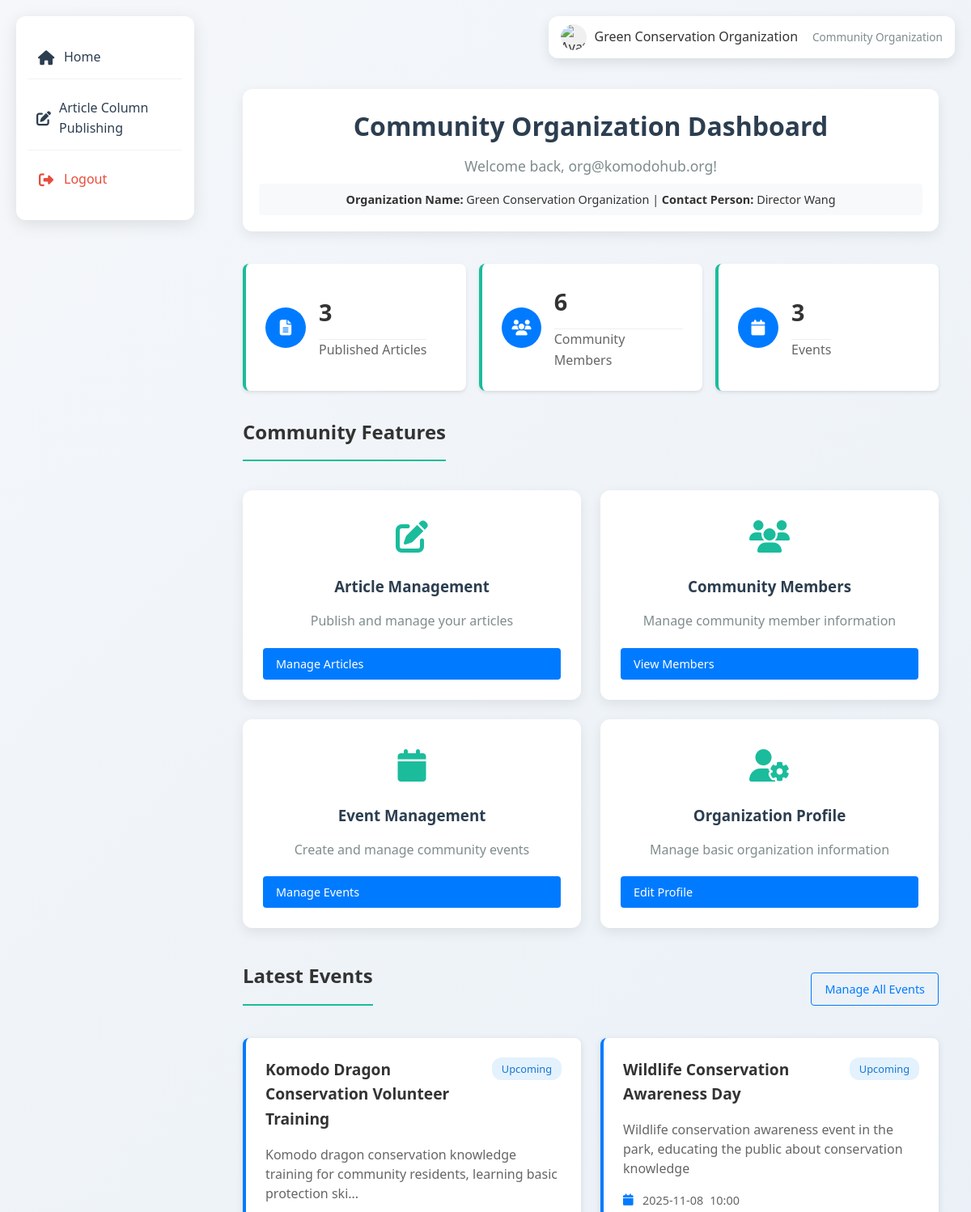
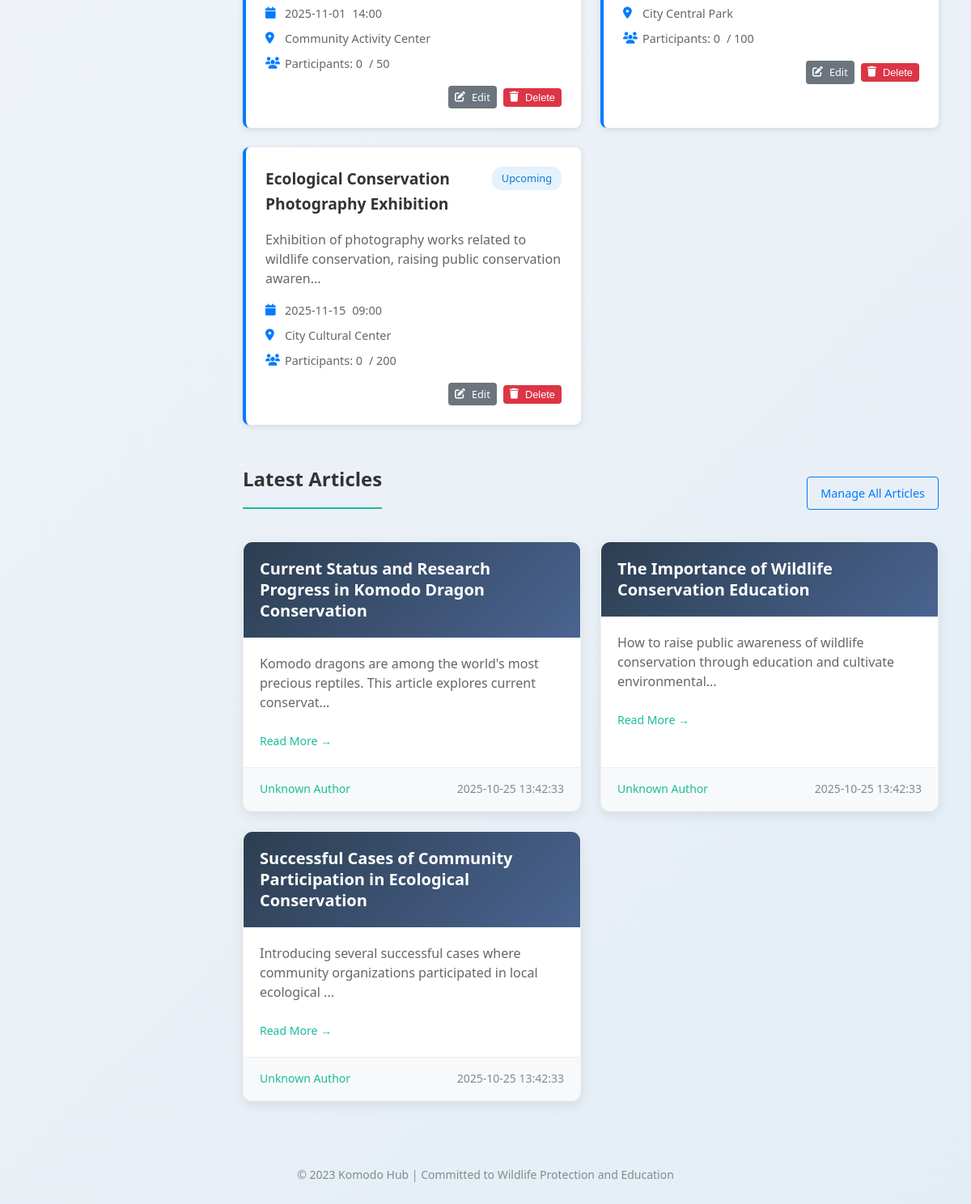
Screenshot of /community/dashboard (signed in) with the database file from the repository (2 pictures, top to bottom).
### tables this page shows
CREATE TABLE users (
        id INTEGER PRIMARY KEY AUTOINCREMENT,
        username TEXT NOT NULL UNIQUE,
        password TEXT NOT NULL,
        role TEXT NOT NULL,
        full_name TEXT NOT NULL,
        avatar TEXT DEFAULT 'https://res.cloudinary.com/dgbl5ql1v/image/upload/v1761285688/u_2689977510_2663943077_fm_253_fmt_auto_app_120_f_JPEG_o2yr5a.webp',
        created_at TIMESTAMP DEFAULT CURRENT_TIMESTAMP,
        updated_at TIMESTAMP DEFAULT CURRENT_TIMESTAMP,
        last_login TIMESTAMP,  -- 添加 last_login 列
        -- Teacher specific fields
        teacher_id TEXT UNIQUE,
        department TEXT,
        -- Student specific fields
        student_id TEXT UNIQUE,
        grade TEXT,
        -- Community organization specific fields
        org_name TEXT,
        contact_person TEXT,
        email TEXT,
        phone TEXT,
        address TEXT,
        description TEXT,
        CHECK (role IN ('teacher', 'student', 'platform_admin', 'community_org'))
    );

CREATE TABLE events (
        id INTEGER PRIMARY KEY AUTOINCREMENT,
        title TEXT NOT NULL,
        description TEXT NOT NULL,
        organizer_id INTEGER NOT NULL,
        event_date DATE NOT NULL,
        event_time TIME,
        location TEXT,
        max_participants INTEGER,
        current_participants INTEGER DEFAULT 0,
        created_at TIMESTAMP DEFAULT CURRENT_TIMESTAMP,
        updated_at TIMESTAMP DEFAULT CURRENT_TIMESTAMP,
        status TEXT DEFAULT 'upcoming',  -- upcoming, ongoing, completed, cancelled
        FOREIGN KEY (organizer_id) REFERENCES users (id)
    );

CREATE TABLE articles (
        id INTEGER PRIMARY KEY AUTOINCREMENT,
        title TEXT NOT NULL,
        author_id INTEGER NOT NULL,
        content TEXT NOT NULL,
        created_at TIMESTAMP DEFAULT CURRENT_TIMESTAMP,
        updated_at TIMESTAMP DEFAULT CURRENT_TIMESTAMP,
        FOREIGN KEY (author_id) REFERENCES users (id)
    );

### routes/community.py (the view)
@community_bp.route('/dashboard')
def dashboard():
    if 'role' in session and session['role'] == 'community_org':
        articles = get_articles()
        events = get_community_events(session['user_id'])
        conn = get_db_connection()
        cursor = conn.cursor()
        cursor.execute("SELECT COUNT(*) FROM articles")
        article_count = cursor.fetchone()[0]
        cursor.execute("SELECT COUNT(*) FROM events WHERE organizer_id = ?", (session['user_id'],))
        event_count = cursor.fetchone()[0]
        cursor.execute("SELECT COUNT(*) FROM members WHERE org_id = ?", (session['user_id'],))
        member_count = cursor.fetchone()[0]
        cursor.execute("SELECT org_name, contact_person FROM users WHERE id = ?", (session['user_id'],))
        org_info = cursor.fetchone()
        conn.close()
        return render_template(
            'pages/community/community.html',
            username=session['username'],
            articles=articles,
            events=events,
            article_count=article_count,
            event_count=event_count,
            member_count=member_count,  # 新增：传递成员数量
            org_name=org_info['org_name'] if org_info else '',
            contact_person=org_info['contact_person'] if org_info else ''
        )
    return redirect(url_for('auth.login'))

### templates/pages/community/community.html (shortened to what this page needs)
{% extends 'base/base.html' %}
{% block extra_css %}
<link rel="stylesheet" href="{{ url_for('static', filename='css/community.css') }}">
{% endblock %}
{% block content %}
<div class="dashboard-container">
    <div class="dashboard-header">
        <h1>Community Organization Dashboard</h1>
        <p>Welcome back, {{ username }}!</p>
        {% if org_name %}
        <div class="org-info">
            <strong>Organization Name:</strong> {{ org_name }} |
            <strong>Contact Person:</strong> {{ contact_person }}
        </div>
        {% endif %}
    </div>
    <div class="stats-grid">
        <div class="stat-card">
            <div class="stat-icon">
                <i class="fas fa-file-alt"></i>
            </div>
            <div class="stat-info">
                <h3>{{ article_count }}</h3>
                <p>Published Articles</p>
            </div>
        </div>
        <div class="stat-card">
            <div class="stat-icon">
                <i class="fas fa-users"></i>
            </div>
            <div class="stat-info">
                <h3>{{ member_count }}</h3>
                <p>Community Members</p>
            </div>
        </div>
        <div class="stat-card">
            <div class="stat-icon">
                <i class="fas fa-calendar"></i>
            </div>
            <div class="stat-info">
                <h3>{{ event_count }}</h3>
                <p>Events</p>
            </div>
        </div>
    </div>
    <div class="dashboard-content">
        <h2 class="section-title">Community Features</h2>
        <div class="dashboard-grid">
            {% from "components/dashboard_card.html" import dashboard_card %}
            {{ dashboard_card(
                icon="fas fa-edit",
                title="Article Management",
                description="Publish and manage your articles",
                button_text="Manage Articles",
                link=url_for('community.manage_articles')
            ) }}
            {{ dashboard_card(
                icon="fas fa-users",
                title="Community Members",
                description="Manage community member information",
                button_text="View Members",
                link=url_for('community.manage_members')
            ) }}
            {{ dashboard_card(
                icon="fas fa-calendar",
                title="Event Management",
                description="Create and manage community events",
                button_text="Manage Events",
                link=url_for('community.manage_events')
            ) }}
            {{ dashboard_card(
                icon="fas fa-user-cog",
                title="Organization Profile",
                description="Manage basic organization information",
                button_text="Edit Profile",
                link=url_for('community.profile')
            ) }}
        </div>
    </div>
    <div class="events-section">
        <div class="section-header">
            <h2 class="section-title">Latest Events</h2>
            <a href="{{ url_for('community.manage_events') }}" class="btn btn-outline">
                Manage All Events
            </a>
        </div>
        <div class="events-grid">
            {% for event in events %}
            <div class="event-card">
                <div class="event-header">
                    <h3>{{ event.title }}</h3>
                    <span class="event-status status-{{ event.status }}">
                        {% if event.status == 'upcoming' %}Upcoming
                        {% elif event.status == 'ongoing' %}Ongoing
                        {% elif event.status == 'completed' %}Completed
                        {% elif event.status == 'cancelled' %}Cancelled
                        {% else %}{{ event.status }}{% endif %}
                    </span>
                </div>
                <p class="event-description">{{ event.description[:100] }}{% if event.description|length > 100 %}...{% endif %}</p>
                <div class="event-details">
                    <div class="event-detail">
                        <i class="fas fa-calendar"></i>
                        <span>{{ event.event_date }}</span>
                        {% if event.event_time %}
                        <span>{{ event.event_time }}</span>
                        {% endif %}
                    </div>
                    {% if event.location %}
                    <div class="event-detail">
                        <i class="fas fa-map-marker-alt"></i>
                        <span>{{ event.location }}</span>
                    </div>
                    {% endif %}
                    <div class="event-detail">
                        <i class="fas fa-users"></i>
                        <span>Participants: {{ event.participant_count or 0 }}</span>
                        {% if event.max_participants %}
                        <span>/ {{ event.max_participants }}</span>
                        {% endif %}
                    </div>
                </div>
                <div class="event-actions">
                    <a href="{{ url_for('community.edit_event_route', event_id=event.id) }}" class="btn btn-secondary btn-sm">
                        <i class="fas fa-edit"></i> Edit
                    </a>
                    <form action="{{ url_for('community.delete_event_route', event_id=event.id) }}" method="post" class="delete-form" onsubmit="return confirm('Are you sure you want to delete this event?')">
                        <button type="submit" class="btn btn-danger btn-sm">
                            <i class="fas fa-trash"></i> Delete
                        </button>
                    </form>
                </div>
            </div>
            {% endfor %}
        </div>
    </div>
    <div class="articles-section">
        <div class="section-header">
            <h2 class="section-title">Latest Articles</h2>
            <a href="{{ url_for('community.manage_articles') }}" class="btn btn-outline">
                Manage All Articles
            </a>
        </div>
        <div class="articles-grid">
            {% for article in articles %}
                {% from "components/article_card.html" import article_card %}
                {{ article_card(article) }}
            {% endfor %}
        </div>
    </div>
</div>
{% endblock %}

### templates/base/base.html (shortened to what this page needs)
<!DOCTYPE html>
<html lang="en">
<head>
    <link rel="stylesheet" href="https://cdnjs.cloudflare.com/ajax/libs/font-awesome/6.0.0/css/all.min.css">
    <link rel="stylesheet" href="https://cdnjs.cloudflare.com/ajax/libs/font-awesome/6.4.0/css/all.min.css">
    <link rel="stylesheet" href="{{ url_for('static', filename='css/main.css') }}">
    {% block extra_css %}{% endblock %}
</head>
<body>
    <div class="top-left-nav">
        <nav class="main-nav">
            <ul>
                {% if session.role == 'teacher' %}
                    <li><a href="{{ url_for('teacher.dashboard') }}"><i class="fas fa-home"></i>Home</a></li>
                    <li><a href="{{ url_for('teacher.students_management') }}"><i class="fas fa-users"></i>Manage Student Accounts</a></li>
                    <li><a href="{{ url_for('teacher.courses') }}"><i class="fas fa-paw"></i>Animal Protection Courses</a></li>
                    <li><a href="{{ url_for('teacher.analytics') }}"><i class="fas fa-chart-bar"></i>Analytics</a></li>
                {% elif session.role == 'student' %}
                    <li><a href="{{ url_for('student.dashboard') }}"><i class="fas fa-home"></i>Home</a></li>
                    <li><a href="{{ url_for('student.courses') }}"><i class="fas fa-book-open"></i>Course Learning</a></li>
                {% elif session.role == 'community_org' %}
                    <li><a href="{{ url_for('community.dashboard') }}"><i class="fas fa-home"></i>Home</a></li>
                    <li><a href="{{ url_for('community.manage_articles') }}"><i class="fas fa-edit"></i>Article Column Publishing</a></li>
                {% else %}
                    <li><a href="#"><i class="fas fa-home"></i>Home</a></li>
                {% endif %}
                <li><a href="{{ url_for('auth.logout') }}" class="logout-link"><i class="fas fa-sign-out-alt"></i>Logout</a></li>
            </ul>
        </nav>
    </div>
    {% if session.username %}
    <div class="user-info clickable-user-info">
        {% if session.role == 'teacher' %}
            <a href="{{ url_for('teacher.profile') }}" class="user-info-link">
        {% elif session.role == 'student' %}
            <a href="{{ url_for('student.profile') }}" class="user-info-link">
        {% elif session.role == 'community_org' %}
            <a href="{{ url_for('community.profile') }}" class="user-info-link">
        {% endif %}
        <div class="user-avatar-small">
            {% if session.avatar %}
                <img src="{{ session.avatar }}" alt="Avatar">
            {% else %}
                <i class="fas fa-user-circle"></i>
            {% endif %}
        </div>
        <span class="username">{{ session.full_name or session.username }}</span>
        <span class="user-role">
            {% if session.role == 'teacher' %}Teacher
            {% elif session.role == 'student' %}Student
            {% elif session.role == 'community_org' %}Community Organization
            {% endif %}
        </span>
        {% if session.role in ['teacher', 'student', 'community_org'] %}
            </a>
        {% endif %}
    </div>
    {% endif %}
    <div class="content">
        <main class="main-content">
            {% block content %}{% endblock %}
        </main>
    </div>
    <footer>
        <p>© 2023 Komodo Hub | Committed to Wildlife Protection and Education</p>
    </footer>
</body>
</html>

### templates/components/dashboard_card.html
{% macro dashboard_card(icon, title, description, button_text, link="#") %}
<div class="dashboard-card">
    <div class="card-icon">
        <i class="{{ icon }}"></i>
    </div>
    <h3>{{ title }}</h3>
    <p>{{ description }}</p>
    <a href="{{ link }}" class="btn btn-primary">{{ button_text }}</a>
</div>
{% endmacro %}

### templates/components/article_card.html
{% macro article_card(article, show_admin_actions=false) %}
<div class="article-card">
    <div class="article-header">
        <h3 class="article-title">{{ article['title'] }}</h3>
    </div>
    <div class="article-body">
        <p class="article-content">
            {% if article['content'] %}
                {{ article['content'][:100] }}{% if article['content']|length > 100 %}...{% endif %}
            {% else %}
                No content summary available
            {% endif %}
        </p>
        {% if show_admin_actions %}
        <div class="article-actions">
            <button class="btn btn-primary btn-sm view-article" data-article-id="{{ article['id'] }}">
                <i class="fas fa-eye"></i> View
            </button>
            <button class="btn btn-secondary btn-sm edit-article" data-article-id="{{ article['id'] }}">
                <i class="fas fa-edit"></i> Edit
            </button>
            <button class="btn btn-danger btn-sm delete-article" data-article-id="{{ article['id'] }}">
                <i class="fas fa-trash"></i> Delete
            </button>
        </div>
        {% else %}
        <a href="#" class="read-more">Read More →</a>
        {% endif %}
    </div>
    <div class="article-meta">
        <span class="article-author">{{ article['author'] or 'Unknown Author' }}</span>
        <span class="article-date">{{ article['created_at'] }}</span>
    </div>
</div>
{% endmacro %}

### rows the page displays
users: org_name "Green Conservation Organization", contact_person "Director Wang"
events: title "Komodo Dragon Conservation Volunteer Training", status "Upcoming", description "Komodo dragon conservation knowledge training for community residents, learning basic protection ski", event_date "2025-11-01", event_time "14:00", location "Community Activity Center", current_participants "0", max_participants "50"
events: title "Wildlife Conservation Awareness Day", status "Upcoming", description "Wildlife conservation awareness event in the park, educating the public about conservation knowledge", event_date "2025-11-08", event_time "10:00", location "City Central Park", current_participants "0", max_participants "100"
events: title "Ecological Conservation Photography Exhibition", status "Upcoming", description "Exhibition of photography works related to wildlife conservation, raising public conservation awaren", event_date "2025-11-15", event_time "09:00", location "City Cultural Center", current_participants "0", max_participants "200"
articles: title "Current Status and Research Progress in Komodo Dragon Conservation", content "Komodo dragons are among the world's most precious reptiles. This article explores current conservat", article "Unknown Author", created_at "2025-10-25 13:42:33"
articles: title "The Importance of Wildlife Conservation Education", content "How to raise public awareness of wildlife conservation through education and cultivate environmental", article "Unknown Author", created_at "2025-10-25 13:42:33"
articles: title "Successful Cases of Community Participation in Ecological Conservation", content "Introducing several successful cases where community organizations participated in local ecological", article "Unknown Author", created_at "2025-10-25 13:42:33"

### other values shown
{{ session.full_name or session.username }} "Green Conservation Organization"
{{ username }} "org@komodohub.org"
{{ article_count }} "3"
{{ member_count }} "6"
{{ event_count }} "3"
{{ title }} "Article Management Community Members Event Management Organization Profile"
{{ description }} "Publish and manage your articles Manage community member information Create and manage community events Manage basic organization information"
{{ button_text }} "Manage Articles View Members Manage Events Edit Profile"
